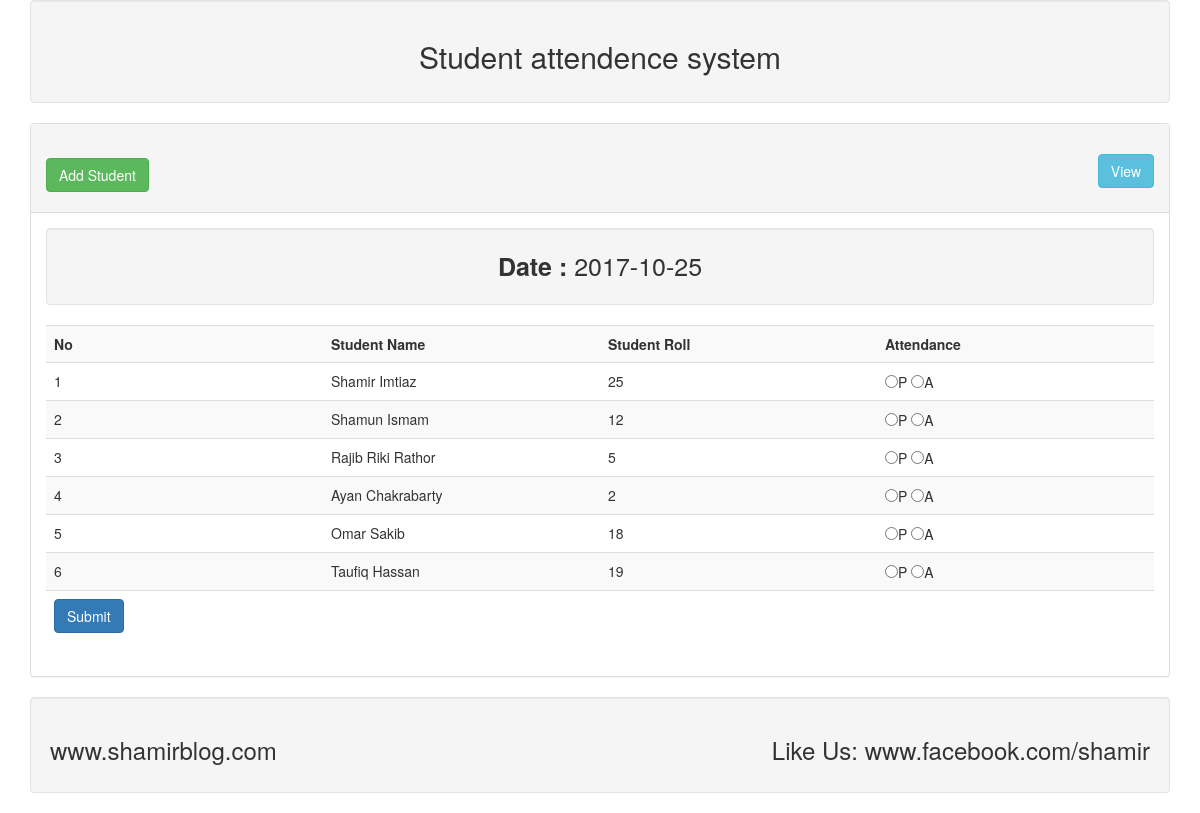
The page / on the database its author committed.
### tables this page shows
CREATE TABLE `tbl_student` (
  `id` int(11) NOT NULL,
  `name` varchar(255) NOT NULL,
  `roll` int(11) NOT NULL
);

### lib/Database.php (called while the page is built, shortened)
<?php
	class Database{
		public $host = DB_HOST;
		public $user = DB_USER;
		public $pass = DB_PASS;
		public $dbname = DB_NAME;
		public $link;
		private function connectDb(){
			$this->link = new mysqli($this->host, $this->user, $this->pass, $this->dbname);
		}
		public function selectDb($query){
			$result = $this->link->query($query) or die($this->link->error.__LINE__);
			if($result->num_rows > 0){
				return $result;
			}else{
				return false;
			}
		}
	}
?>

### lib/Student.php (called while the page is built, shortened)
<?php
	$filepath = realpath(dirname(__FILE__));
	include_once $filepath.'/Database.php';
?>
<?php
	class Student{
		private $db;
		public function __construct(){
			$this->db = new Database();
		}
		public function get_student(){
			$query = "SELECT * FROM tbl_student ";
			$result = $this->db->selectDb($query);
			return $result;
		}
	}
?>

### index.php (the view, shortened to what this page needs)
<?php include 'inc/header.php'; ?>
<?php include 'lib/Student.php'; ?>
<?php
	$stu = new Student();
	$cur_time = date("Y-m-d");
 ?>
<div class="panel panel-default">
	<div class="panel-heading">
		<h2>
			<a class="btn btn-success" href="add.php">Add Student</a>
			<a class="btn btn-info pull-right" href="viewstu.php">View</a>
		</h2>
	</div>
		<div class="panel-body">
			<div class="well text-center" style="font-size: 25px;">
				<strong>Date : </strong><?php echo $cur_time; ?>
			</div>
			<form action="" method="post">
				<table class="table table-striped">
					<tr>
						<th width="25%">No</th>
						<th width="25%">Student Name</th>
						<th width="25%">Student Roll</th>
						<th width="25%">Attendance</th>
					</tr>
	<?php
			$stuvalue = $stu->get_student();
			if ($stuvalue) {
				$i = 0;
				while ($value = $stuvalue->fetch_assoc()) {
					$i++;
	 ?>
					<tr>
						<td><?php echo $i; ?></td>
						<td><?php echo $value['name']; ?></td>
						<td><?php echo $value['roll']; ?></td>
						<td>
							<input type="radio" name="attend[<?php echo $value['roll']; ?>]" value="present">P
							<input type="radio" name="attend[<?php echo $value['roll']; ?>]" value="absent">A
						</td>
					</tr>
	<?php } } ?>
					<tr>
						<td colspan="4"><input class="btn btn-primary" type="submit" name="submit" value="Submit"></td>
					</tr>
				</table>
			</form>
		</div>
<?php include 'inc/footer.php'; ?>

### inc/header.php (shortened to what this page needs)
<!DOCTYPE html>
<html lang="en">
<head>
	<link rel="stylesheet" href="inc/bootstrap.min.css">
</head>
<body>
	<div class="container">
		<div class="well text-center">
			<h2>Student attendence system</h2>
		</div>

### inc/footer.php
	</div>
		<div class="well">
			<h3>www.shamirblog.com
			<span class="pull-right">Like Us: www.facebook.com/shamir</span></h3>
		</div>
	</div>
</body>
</html>

### rows shown on the page
tbl_student: name "Shamir Imtiaz", roll "25"
tbl_student: name "Shamun Ismam", roll "12"
tbl_student: name "Rajib Riki Rathor", roll "5"
tbl_student: name "Ayan Chakrabarty", roll "2"
tbl_student: name "Omar Sakib", roll "18"
tbl_student: name "Taufiq Hassan", roll "19"
